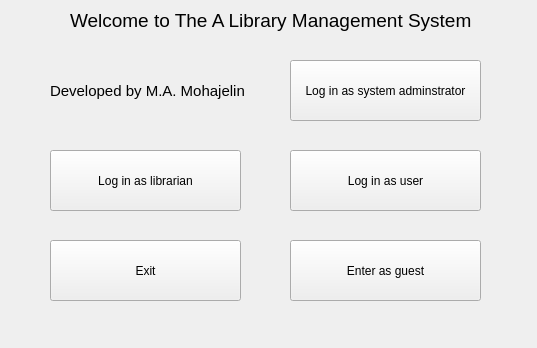
<?xml version="1.0" encoding="UTF-8"?>
<ui version="4.0">
 <class>MainWindow</class>
 <widget class="QMainWindow" name="MainWindow">
  <property name="geometry">
   <rect>
    <x>0</x>
    <y>0</y>
    <width>537</width>
    <height>348</height>
   </rect>
  </property>
  <property name="windowTitle">
   <string>the A Library</string>
  </property>
  <property name="statusTip">
   <string notr="true"/>
  </property>
  <widget class="QWidget" name="centralwidget">
   <widget class="QPushButton" name="guestBtn">
    <property name="geometry">
     <rect>
      <x>290</x>
      <y>240</y>
      <width>191</width>
      <height>61</height>
     </rect>
    </property>
    <property name="text">
     <string>Enter as guest</string>
    </property>
    <property name="icon">
     <iconset>
      <normaloff>images/3 (1).png</normaloff>images/3 (1).png</iconset>
    </property>
   </widget>
   <widget class="QPushButton" name="adminBtn">
    <property name="geometry">
     <rect>
      <x>290</x>
      <y>60</y>
      <width>191</width>
      <height>61</height>
     </rect>
    </property>
    <property name="text">
     <string>Log in as system adminstrator</string>
    </property>
    <property name="icon">
     <iconset>
      <normaloff>images/4 (1).png</normaloff>images/4 (1).png</iconset>
    </property>
   </widget>
   <widget class="QPushButton" name="librarianLogInBtn">
    <property name="geometry">
     <rect>
      <x>50</x>
      <y>150</y>
      <width>191</width>
      <height>61</height>
     </rect>
    </property>
    <property name="text">
     <string>Log in as librarian</string>
    </property>
    <property name="icon">
     <iconset>
      <normaloff>images/4 (4).png</normaloff>images/4 (4).png</iconset>
    </property>
   </widget>
   <widget class="QPushButton" name="userLogInBtn">
    <property name="geometry">
     <rect>
      <x>290</x>
      <y>150</y>
      <width>191</width>
      <height>61</height>
     </rect>
    </property>
    <property name="text">
     <string>Log in as user</string>
    </property>
    <property name="icon">
     <iconset>
      <normaloff>images/3 (4).png</normaloff>images/3 (4).png</iconset>
    </property>
   </widget>
   <widget class="QPushButton" name="exitBtn">
    <property name="geometry">
     <rect>
      <x>50</x>
      <y>240</y>
      <width>191</width>
      <height>61</height>
     </rect>
    </property>
    <property name="text">
     <string>Exit</string>
    </property>
    <property name="icon">
     <iconset>
      <normaloff>images/1.png</normaloff>images/1.png</iconset>
    </property>
   </widget>
   <widget class="QLabel" name="label_5">
    <property name="geometry">
     <rect>
      <x>70</x>
      <y>0</y>
      <width>401</width>
      <height>41</height>
     </rect>
    </property>
    <property name="font">
     <font>
      <pointsize>14</pointsize>
     </font>
    </property>
    <property name="text">
     <string>Welcome to The A Library Management System</string>
    </property>
   </widget>
   <widget class="QLabel" name="label_6">
    <property name="geometry">
     <rect>
      <x>50</x>
      <y>70</y>
      <width>221</width>
      <height>41</height>
     </rect>
    </property>
    <property name="font">
     <font>
      <pointsize>11</pointsize>
     </font>
    </property>
    <property name="text">
     <string>Developed by M.A. Mohajelin</string>
    </property>
   </widget>
  </widget>
  <widget class="QMenuBar" name="menubar">
   <property name="geometry">
    <rect>
     <x>0</x>
     <y>0</y>
     <width>537</width>
     <height>21</height>
    </rect>
   </property>
  </widget>
 </widget>
 <resources/>
 <connections/>
</ui>
